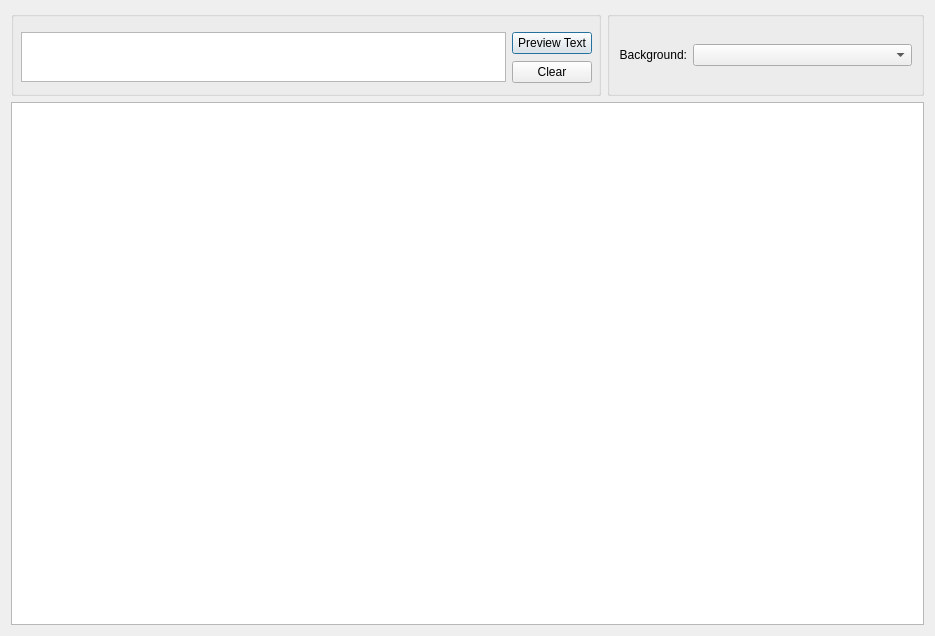
<?xml version="1.0" encoding="UTF-8"?>
<ui version="4.0">
 <author>Antoniou Athanassios</author>
 <class>Dialog</class>
 <widget class="QDialog" name="Dialog">
  <property name="windowModality">
   <enum>Qt::ApplicationModal</enum>
  </property>
  <property name="geometry">
   <rect>
    <x>0</x>
    <y>0</y>
    <width>935</width>
    <height>636</height>
   </rect>
  </property>
  <property name="windowTitle">
   <string>Sentence Preview</string>
  </property>
  <property name="windowIcon">
   <iconset resource="images.qrc">
    <normaloff>:/icons/iconsimple.ico</normaloff>:/icons/iconsimple.ico</iconset>
  </property>
  <property name="iconSize" stdset="0">
   <size>
    <width>24</width>
    <height>24</height>
   </size>
  </property>
  <layout class="QGridLayout" name="gridLayout_3">
   <item row="0" column="0">
    <widget class="QGroupBox" name="groupBox_2">
     <property name="sizePolicy">
      <sizepolicy hsizetype="Fixed" vsizetype="Fixed">
       <horstretch>0</horstretch>
       <verstretch>0</verstretch>
      </sizepolicy>
     </property>
     <property name="minimumSize">
      <size>
       <width>590</width>
       <height>85</height>
      </size>
     </property>
     <property name="title">
      <string/>
     </property>
     <widget class="QWidget" name="layoutWidget">
      <property name="geometry">
       <rect>
        <x>10</x>
        <y>20</y>
        <width>571</width>
        <height>54</height>
       </rect>
      </property>
      <layout class="QGridLayout" name="gridLayout">
       <item row="0" column="0" rowspan="2">
        <widget class="QTextEdit" name="customTextEdt">
         <property name="maximumSize">
          <size>
           <width>16777215</width>
           <height>50</height>
          </size>
         </property>
         <property name="whatsThis">
          <string>Write a custom text to preview how it would appear in-game with the selected font!</string>
         </property>
         <property name="locale">
          <locale language="English" country="Ireland"/>
         </property>
        </widget>
       </item>
       <item row="0" column="1">
        <widget class="QPushButton" name="previewCustomTextBtn">
         <property name="text">
          <string>Preview Text</string>
         </property>
        </widget>
       </item>
       <item row="1" column="1">
        <widget class="QPushButton" name="clearCustomTextBtn">
         <property name="text">
          <string>Clear</string>
         </property>
        </widget>
       </item>
      </layout>
     </widget>
    </widget>
   </item>
   <item row="0" column="1">
    <widget class="QGroupBox" name="groupBox">
     <property name="sizePolicy">
      <sizepolicy hsizetype="Preferred" vsizetype="Fixed">
       <horstretch>0</horstretch>
       <verstretch>0</verstretch>
      </sizepolicy>
     </property>
     <property name="minimumSize">
      <size>
       <width>0</width>
       <height>85</height>
      </size>
     </property>
     <property name="maximumSize">
      <size>
       <width>350</width>
       <height>16777215</height>
      </size>
     </property>
     <property name="title">
      <string/>
     </property>
     <layout class="QGridLayout" name="gridLayout_2">
      <item row="0" column="1">
       <widget class="QComboBox" name="backgroundSelectionCmbx"/>
      </item>
      <item row="0" column="0">
       <widget class="QLabel" name="label">
        <property name="sizePolicy">
         <sizepolicy hsizetype="Fixed" vsizetype="Preferred">
          <horstretch>0</horstretch>
          <verstretch>0</verstretch>
         </sizepolicy>
        </property>
        <property name="text">
         <string>Background:</string>
        </property>
        <property name="alignment">
         <set>Qt::AlignRight|Qt::AlignTrailing|Qt::AlignVCenter</set>
        </property>
       </widget>
      </item>
     </layout>
    </widget>
   </item>
   <item row="1" column="0" colspan="2">
    <widget class="QGraphicsView" name="sentenceViewPngFont">
     <property name="cursor" stdset="0">
      <cursorShape>CrossCursor</cursorShape>
     </property>
     <property name="mouseTracking">
      <bool>true</bool>
     </property>
     <property name="layoutDirection">
      <enum>Qt::LeftToRight</enum>
     </property>
     <property name="backgroundBrush">
      <brush brushstyle="SolidPattern">
       <color alpha="255">
        <red>131</red>
        <green>166</green>
        <blue>235</blue>
       </color>
      </brush>
     </property>
     <property name="alignment">
      <set>Qt::AlignLeading|Qt::AlignLeft|Qt::AlignTop</set>
     </property>
    </widget>
   </item>
  </layout>
 </widget>
 <resources>
  <include location="images.qrc"/>
 </resources>
 <connections/>
</ui>
